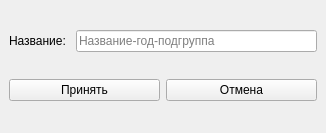
<?xml version="1.0" encoding="UTF-8"?>
<ui version="4.0">
 <class>GroupEditor</class>
 <widget class="QMainWindow" name="GroupEditor">
  <property name="geometry">
   <rect>
    <x>0</x>
    <y>0</y>
    <width>326</width>
    <height>133</height>
   </rect>
  </property>
  <property name="windowTitle">
   <string>Группа</string>
  </property>
  <widget class="QWidget" name="centralwidget">
   <layout class="QVBoxLayout" name="verticalLayout">
    <item>
     <layout class="QHBoxLayout" name="horizontalLayout">
      <item>
       <widget class="QLabel" name="label">
        <property name="text">
         <string>Название: </string>
        </property>
       </widget>
      </item>
      <item>
       <widget class="QLineEdit" name="name">
        <property name="placeholderText">
         <string>Название-год-подгруппа</string>
        </property>
       </widget>
      </item>
     </layout>
    </item>
    <item>
     <layout class="QHBoxLayout" name="horizontalLayout_3">
      <item>
       <widget class="QPushButton" name="btn_accept">
        <property name="text">
         <string>Принять</string>
        </property>
       </widget>
      </item>
      <item>
       <widget class="QPushButton" name="btn_cancle">
        <property name="text">
         <string>Отмена</string>
        </property>
       </widget>
      </item>
     </layout>
    </item>
   </layout>
  </widget>
 </widget>
 <resources/>
 <connections/>
</ui>
